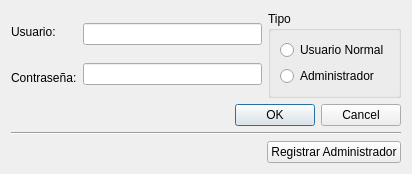
<?xml version="1.0" encoding="UTF-8"?>
<ui version="4.0">
 <class>Dialog</class>
 <widget class="QDialog" name="Dialog">
  <property name="geometry">
   <rect>
    <x>0</x>
    <y>0</y>
    <width>412</width>
    <height>162</height>
   </rect>
  </property>
  <property name="windowTitle">
   <string>Dialog</string>
  </property>
  <layout class="QVBoxLayout" name="verticalLayout_4">
   <item>
    <layout class="QHBoxLayout" name="horizontalLayout_3">
     <item>
      <layout class="QHBoxLayout" name="horizontalLayout">
       <item>
        <layout class="QVBoxLayout" name="verticalLayout_2">
         <item>
          <widget class="QLabel" name="label">
           <property name="text">
            <string>Usuario:</string>
           </property>
          </widget>
         </item>
         <item>
          <widget class="QLabel" name="label_2">
           <property name="text">
            <string>Contraseña:</string>
           </property>
          </widget>
         </item>
        </layout>
       </item>
       <item>
        <layout class="QVBoxLayout" name="verticalLayout">
         <item>
          <widget class="QLineEdit" name="usuarioLineEdit"/>
         </item>
         <item>
          <widget class="QLineEdit" name="passwordLineEdit"/>
         </item>
        </layout>
       </item>
      </layout>
     </item>
     <item>
      <widget class="QGroupBox" name="groupBox">
       <property name="title">
        <string>Tipo</string>
       </property>
       <layout class="QVBoxLayout" name="verticalLayout_3">
        <item>
         <widget class="QRadioButton" name="usuarioNormalRadioButton">
          <property name="text">
           <string>Usuario Normal</string>
          </property>
         </widget>
        </item>
        <item>
         <widget class="QRadioButton" name="adminRadioButton">
          <property name="text">
           <string>Administrador</string>
          </property>
         </widget>
        </item>
       </layout>
      </widget>
     </item>
    </layout>
   </item>
   <item>
    <widget class="QDialogButtonBox" name="buttonBox">
     <property name="standardButtons">
      <set>QDialogButtonBox::Cancel|QDialogButtonBox::Ok</set>
     </property>
    </widget>
   </item>
   <item>
    <widget class="Line" name="line">
     <property name="orientation">
      <enum>Qt::Horizontal</enum>
     </property>
    </widget>
   </item>
   <item>
    <layout class="QHBoxLayout" name="horizontalLayout_2">
     <item>
      <spacer name="horizontalSpacer">
       <property name="orientation">
        <enum>Qt::Horizontal</enum>
       </property>
       <property name="sizeHint" stdset="0">
        <size>
         <width>40</width>
         <height>20</height>
        </size>
       </property>
      </spacer>
     </item>
     <item>
      <widget class="QPushButton" name="registrarPushButton">
       <property name="text">
        <string>Registrar Administrador</string>
       </property>
      </widget>
     </item>
    </layout>
   </item>
  </layout>
 </widget>
 <resources/>
 <connections/>
</ui>
